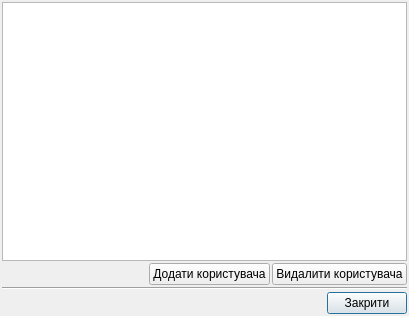
<?xml version="1.0" encoding="UTF-8"?>
<ui version="4.0">
 <class>tke_Dialog_edit_users</class>
 <widget class="QDialog" name="tke_Dialog_edit_users">
  <property name="geometry">
   <rect>
    <x>0</x>
    <y>0</y>
    <width>409</width>
    <height>316</height>
   </rect>
  </property>
  <property name="windowTitle">
   <string>Користувачі системи</string>
  </property>
  <property name="windowIcon">
   <iconset resource="tke/tke_rc">
    <normaloff>:/pictures/pictures/cube.png</normaloff>:/pictures/pictures/cube.png</iconset>
  </property>
  <layout class="QGridLayout">
   <property name="margin">
    <number>2</number>
   </property>
   <property name="spacing">
    <number>2</number>
   </property>
   <item row="0" column="0">
    <widget class="QTableView" name="tableView_sys_users"/>
   </item>
   <item row="2" column="0">
    <widget class="Line" name="line">
     <property name="orientation">
      <enum>Qt::Horizontal</enum>
     </property>
    </widget>
   </item>
   <item row="3" column="0">
    <layout class="QHBoxLayout">
     <property name="spacing">
      <number>6</number>
     </property>
     <property name="margin">
      <number>0</number>
     </property>
     <item>
      <spacer>
       <property name="orientation">
        <enum>Qt::Horizontal</enum>
       </property>
       <property name="sizeHint" stdset="0">
        <size>
         <width>40</width>
         <height>20</height>
        </size>
       </property>
      </spacer>
     </item>
     <item>
      <widget class="QPushButton" name="pushButton_close">
       <property name="text">
        <string>Закрити</string>
       </property>
       <property name="icon">
        <iconset resource="tke/tke_rc">
         <normaloff>:/pictures/pictures/button_cancel.png</normaloff>:/pictures/pictures/button_cancel.png</iconset>
       </property>
       <property name="iconSize">
        <size>
         <width>12</width>
         <height>12</height>
        </size>
       </property>
      </widget>
     </item>
    </layout>
   </item>
   <item row="1" column="0">
    <layout class="QHBoxLayout">
     <property name="spacing">
      <number>2</number>
     </property>
     <property name="margin">
      <number>0</number>
     </property>
     <item>
      <spacer>
       <property name="orientation">
        <enum>Qt::Horizontal</enum>
       </property>
       <property name="sizeHint" stdset="0">
        <size>
         <width>40</width>
         <height>20</height>
        </size>
       </property>
      </spacer>
     </item>
     <item>
      <widget class="QPushButton" name="pushButton_add_user">
       <property name="text">
        <string>Додати користувача</string>
       </property>
       <property name="icon">
        <iconset resource="tke/tke_rc">
         <normaloff>:/pictures/pictures/greplus.png</normaloff>:/pictures/pictures/greplus.png</iconset>
       </property>
       <property name="iconSize">
        <size>
         <width>12</width>
         <height>12</height>
        </size>
       </property>
      </widget>
     </item>
     <item>
      <widget class="QPushButton" name="pushButton_dell_user">
       <property name="text">
        <string>Видалити користувача</string>
       </property>
       <property name="icon">
        <iconset resource="tke/tke_rc">
         <normaloff>:/pictures/pictures/redminus.png</normaloff>:/pictures/pictures/redminus.png</iconset>
       </property>
       <property name="iconSize">
        <size>
         <width>12</width>
         <height>12</height>
        </size>
       </property>
      </widget>
     </item>
    </layout>
   </item>
  </layout>
 </widget>
 <resources>
  <include location="tke/tke_rc"/>
 </resources>
 <connections/>
</ui>
